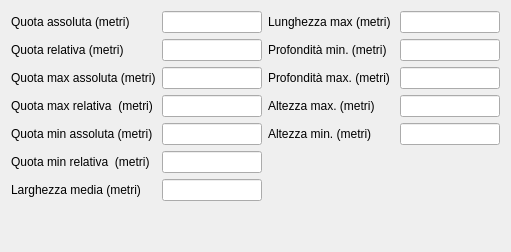
     <widget class="QWidget" name="tab_7">
      <attribute name="title">
       <string>Misure</string>
      </attribute>
      <layout class="QGridLayout" name="gridLayout_24">
       <item row="0" column="0">
        <layout class="QGridLayout" name="gridLayout_27">
         <item row="2" column="3">
          <widget class="QLineEdit" name="lineEdit_profondita_max">
           <property name="minimumSize">
            <size>
             <width>100</width>
             <height>0</height>
            </size>
           </property>
           <property name="maximumSize">
            <size>
             <width>100</width>
             <height>16777215</height>
            </size>
           </property>
          </widget>
         </item>
         <item row="0" column="3">
          <widget class="QLineEdit" name="lineEdit_lunghezza_max">
           <property name="minimumSize">
            <size>
             <width>100</width>
             <height>0</height>
            </size>
           </property>
           <property name="maximumSize">
            <size>
             <width>100</width>
             <height>16777215</height>
            </size>
           </property>
          </widget>
         </item>
         <item row="0" column="2">
          <widget class="QLabel" name="label_87">
           <property name="text">
            <string>Lunghezza max (metri)</string>
           </property>
          </widget>
         </item>
         <item row="5" column="0">
          <widget class="QLabel" name="label_90">
           <property name="text">
            <string>Quota min assoluta (metri)</string>
           </property>
          </widget>
         </item>
         <item row="8" column="1">
          <widget class="QLineEdit" name="lineEdit_larghezza_media">
           <property name="minimumSize">
            <size>
             <width>100</width>
             <height>0</height>
            </size>
           </property>
           <property name="maximumSize">
            <size>
             <width>50</width>
             <height>16777215</height>
            </size>
           </property>
          </widget>
         </item>
         <item row="2" column="2">
          <widget class="QLabel" name="lineEdit_altezza_max_5">
           <property name="text">
            <string>Profondità max. (metri) </string>
           </property>
          </widget>
         </item>
         <item row="0" column="1">
          <widget class="QLineEdit" name="lineEdit_quota_abs">
           <property name="minimumSize">
            <size>
             <width>100</width>
             <height>0</height>
            </size>
           </property>
           <property name="maximumSize">
            <size>
             <width>100</width>
             <height>16777215</height>
            </size>
           </property>
           <property name="inputMask">
            <string/>
           </property>
           <property name="echoMode">
            <enum>QLineEdit::Normal</enum>
           </property>
          </widget>
         </item>
         <item row="4" column="0">
          <widget class="QLabel" name="label_92">
           <property name="text">
            <string>Quota max relativa  (metri)</string>
           </property>
          </widget>
         </item>
         <item row="1" column="1">
          <widget class="QLineEdit" name="lineEdit_quota_relativa">
           <property name="minimumSize">
            <size>
             <width>100</width>
             <height>0</height>
            </size>
           </property>
           <property name="maximumSize">
            <size>
             <width>100</width>
             <height>16777215</height>
            </size>
           </property>
          </widget>
         </item>
         <item row="2" column="0">
          <widget class="QLabel" name="label_93">
           <property name="text">
            <string>Quota max assoluta (metri)</string>
           </property>
          </widget>
         </item>
         <item row="4" column="2">
          <widget class="QLabel" name="label_88">
           <property name="text">
            <string>Altezza max. (metri)</string>
           </property>
          </widget>
         </item>
         <item row="8" column="0">
          <widget class="QLabel" name="label_114">
           <property name="text">
            <string>Larghezza media (metri)</string>
           </property>
          </widget>
         </item>
         <item row="1" column="3">
          <widget class="QLineEdit" name="lineEdit_profondita_min">
           <property name="minimumSize">
            <size>
             <width>100</width>
             <height>0</height>
            </size>
           </property>
           <property name="maximumSize">
            <size>
             <width>100</width>
             <height>16777215</height>
            </size>
           </property>
          </widget>
         </item>
         <item row="1" column="2">
          <widget class="QLabel" name="label_89">
           <property name="text">
            <string>Profondità min. (metri) </string>
           </property>
          </widget>
         </item>
         <item row="5" column="2">
          <widget class="QLabel" name="label_220">
           <property name="text">
            <string>Altezza min. (metri)</string>
           </property>
          </widget>
         </item>
         <item row="0" column="0">
          <widget class="QLabel" name="label_79">
           <property name="text">
            <string>Quota assoluta (metri)</string>
           </property>
          </widget>
         </item>
         <item row="1" column="0">
          <widget class="QLabel" name="label_78">
           <property name="text">
            <string>Quota relativa (metri)</string>
           </property>
          </widget>
         </item>
         <item row="5" column="3">
          <widget class="QLineEdit" name="lineEdit_altezza_min">
           <property name="minimumSize">
            <size>
             <width>100</width>
             <height>0</height>
            </size>
           </property>
           <property name="maximumSize">
            <size>
             <width>100</width>
             <height>16777215</height>
            </size>
           </property>
          </widget>
         </item>
         <item row="4" column="3">
          <widget class="QLineEdit" name="lineEdit_altezza_max">
           <property name="minimumSize">
            <size>
             <width>100</width>
             <height>0</height>
            </size>
           </property>
           <property name="maximumSize">
            <size>
             <width>100</width>
             <height>16777215</height>
            </size>
           </property>
          </widget>
         </item>
         <item row="5" column="1">
          <widget class="QLineEdit" name="lineEdit_quota_min_abs">
           <property name="minimumSize">
            <size>
             <width>100</width>
             <height>0</height>
            </size>
           </property>
           <property name="maximumSize">
            <size>
             <width>100</width>
             <height>16777215</height>
            </size>
           </property>
          </widget>
         </item>
         <item row="2" column="1">
          <widget class="QLineEdit" name="lineEdit_quota_max_abs">
           <property name="minimumSize">
            <size>
             <width>100</width>
             <height>0</height>
            </size>
           </property>
           <property name="maximumSize">
            <size>
             <width>100</width>
             <height>16777215</height>
            </size>
           </property>
          </widget>
         </item>
         <item row="6" column="0">
          <widget class="QLabel" name="label_91">
           <property name="text">
            <string>Quota min relativa  (metri)</string>
           </property>
          </widget>
         </item>
         <item row="6" column="1">
          <widget class="QLineEdit" name="lineEdit_quota_min_rel">
           <property name="minimumSize">
            <size>
             <width>100</width>
             <height>0</height>
            </size>
           </property>
           <property name="maximumSize">
            <size>
             <width>100</width>
             <height>16777215</height>
            </size>
           </property>
          </widget>
         </item>
         <item row="4" column="1">
          <widget class="QLineEdit" name="lineEdit_quota_max_rel">
           <property name="minimumSize">
            <size>
             <width>100</width>
             <height>0</height>
            </size>
           </property>
           <property name="maximumSize">
            <size>
             <width>100</width>
             <height>16777215</height>
            </size>
           </property>
          </widget>
         </item>
        </layout>
       </item>
       <item row="1" column="0">
        <spacer name="verticalSpacer">
         <property name="orientation">
          <enum>Qt::Vertical</enum>
         </property>
         <property name="sizeHint" stdset="0">
          <size>
           <width>20</width>
           <height>40</height>
          </size>
         </property>
        </spacer>
       </item>
      </layout>
     </widget>
